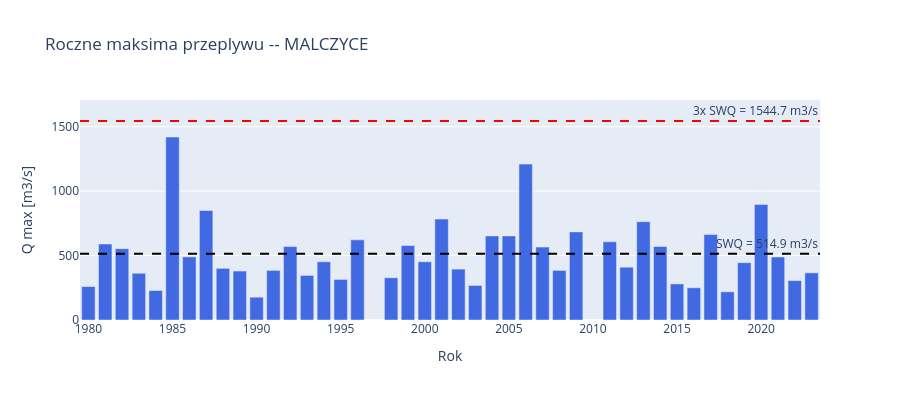

Notebook source saved alongside this figure:
### Markdown cell above
**Prompt do LLM:**
> *"Napisz kod ktory uzyje identify_flood_years() z modulu src/hydrology do znalezienia
> lat powodziowych. Pokaz roczne maksima na wykresie z linia progu."*

**Uzyte moduly/funkcje:** `src.hydrology.identify_flood_years()`

### Code cell
# Identyfikacja lat powodziowych (prog: 3x SWQ)
flood_years = identify_flood_years(df, PRIMARY_STATION, threshold_factor=3.0)
print(f'Lata powodziowe (maks > 3x SWQ): {flood_years}')

# Wykres rocznych maksimow
sdf = df[df['station_id'] == PRIMARY_STATION].dropna(subset=['discharge_m3s']).copy()
sdf['year'] = sdf['date'].dt.year
annual_max = sdf.groupby('year')['discharge_m3s'].max()
swq = annual_max.mean()

fig = go.Figure()
fig.add_trace(go.Bar(
    x=annual_max.index, y=annual_max.values,
    marker_color=['red' if y in flood_years else 'royalblue' for y in annual_max.index],
    name='Roczne max Q',
))
fig.add_hline(y=swq, line_dash='dash', line_color='black', annotation_text=f'SWQ = {swq:.1f} m3/s')
fig.add_hline(y=3*swq, line_dash='dash', line_color='red', annotation_text=f'3x SWQ = {3*swq:.1f} m3/s')
fig.update_layout(
    title=f'Roczne maksima przeplywu -- {name}',
    xaxis_title='Rok', yaxis_title='Q max [m3/s]', height=400,
)
fig.show()

### Figure 1 — Plotly figure (JSON) as saved in the notebook; plotly's stock layout.template omitted (floating-point values rounded to 4 significant figures)
{"data": [{"marker": {"color": ["royalblue", "royalblue", "royalblue", "royalblue", "royalblue", "royalblue", "royalblue", "royalblue", "royalblue", "royalblue", "royalblue", "royalblue", "royalblue", "royalblue", "royalblue", "royalblue", "royalblue", "royalblue", "royalblue", "royalblue", "royalblue", "royalblue", "royalblue", "royalblue", "royalblue", "royalblue", "royalblue", "royalblue", "royalblue", "royalblue", "royalblue", "royalblue", "royalblue", "royalblue", "royalblue", "royalblue", "royalblue", "royalblue", "royalblue", "royalblue", "royalblue", "royalblue"]}, "name": "Roczne max Q", "type": "bar", "x": [1980, 1981, 1982, 1983, 1984, 1985, 1986, 1987, 1988, 1989, 1990, 1991, 1992, 1993, 1994, 1995, 1996, 1998, 1999, 2000, 2001, 2002, 2003, 2004, 2005, 2006, 2007, 2008, 2009, 2011, 2012, 2013, 2014, 2015, 2016, 2017, 2018, 2019, 2020, 2021, 2022, 2023], "y": [260.0, 590.0, 554.0, 363.0, 229.0, 1420.0, 490.0, 850.0, 401.0, 380.0, 177.0, 385.0, 570.0, 346.0, 452.0, 315.0, 622.0, 328.0, 578.0, 452.0, 784.0, 395.0, 268.0, 653.0, 653.0, 1210.0, 566.0, 385.0, 684.0, 607.0, 410.0, 763.0, 571.0, 280.0, 250.0, 663.0, 219.0, 445.0, 897.0, 489.0, 306.0, 366.0]}], "layout": {"annotations": [{"showarrow": false, "text": "SWQ = 514.9 m3/s", "x": 1, "xanchor": "right", "xref": "x domain", "y": 514.9, "yanchor": "bottom", "yref": "y"}, {"showarrow": false, "text": "3x SWQ = 1544.7 m3/s", "x": 1, "xanchor": "right", "xref": "x domain", "y": 1545.0, "yanchor": "bottom", "yref": "y"}], "height": 400, "shapes": [{"line": {"color": "black", "dash": "dash"}, "type": "line", "x0": 0, "x1": 1, "xref": "x domain", "y0": 514.9, "y1": 514.9, "yref": "y"}, {"line": {"color": "red", "dash": "dash"}, "type": "line", "x0": 0, "x1": 1, "xref": "x domain", "y0": 1545.0, "y1": 1545.0, "yref": "y"}], "title": {"text": "Roczne maksima przeplywu -- MALCZYCE"}, "xaxis": {"title": {"text": "Rok"}}, "yaxis": {"title": {"text": "Q max [m3/s]"}}}}
